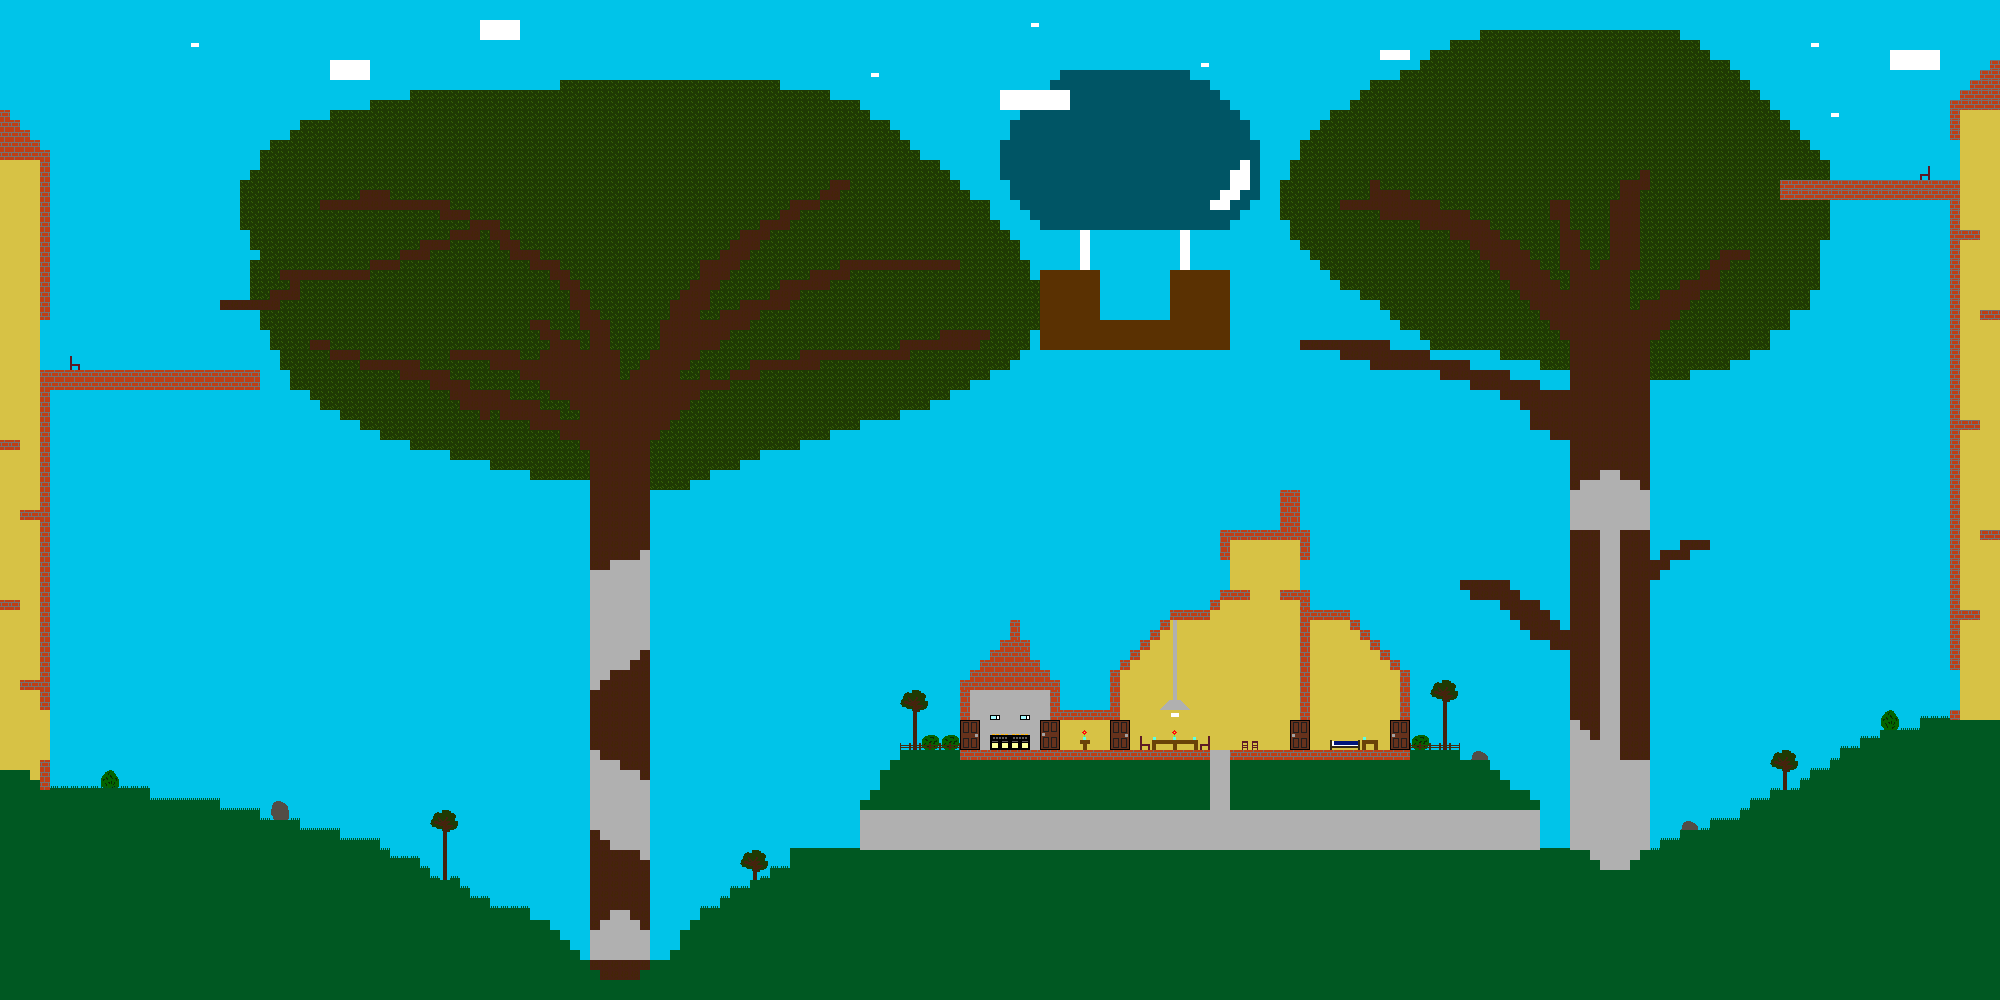

Tiled map render using the project's own tile images. Description and the map definition, with tile-layer contents summarised, below:
An orthogonal 200x100 tile map with 10x10 px tiles, 4 tile layers (Sky, Main, Fences & Clouds, House Equipment), 4 hidden layers not drawn.

<map version="1.0" tiledversion="1.1.6" orientation="orthogonal" renderorder="right-down" width="200" height="100" tilewidth="10" tileheight="10" infinite="0" nextobjectid="4">
 <tileset firstgid="1" source="grid_one.tsx" />
 <layer name="Sky" width="200" height="100">
  <data>[20000 cells, 20000 non-empty, 1 distinct tile ids]</data>
 </layer>
 <layer name="Main" width="200" height="100">
  <data>[20000 cells, 19909 non-empty, 46 distinct tile ids]</data>
 </layer>
 <layer name="Fences &amp; Clouds" width="200" height="100">
  <data>[20000 cells, 62 non-empty, 4 distinct tile ids]</data>
 </layer>
 <layer name="House Equipment" width="200" height="100">
  <data>[20000 cells, 61 non-empty, 31 distinct tile ids]</data>
 </layer>
 <layer name="Boundaries" width="200" height="100" visible="0">
  <data>[20000 cells, 1398 non-empty, 1 distinct tile ids]</data>
 </layer>
 <layer name="Spawn Points" width="200" height="100" visible="0">
  <data>[20000 cells, 20 non-empty, 1 distinct tile ids]</data>
 </layer>
 <layer name="Team One Spawn Points" width="200" height="100" visible="0">
  <data>[20000 cells, 10 non-empty, 1 distinct tile ids]</data>
 </layer>
 <layer name="Team Two Spawn Points" width="200" height="100" visible="0">
  <data>[20000 cells, 10 non-empty, 1 distinct tile ids]</data>
 </layer>
</map>